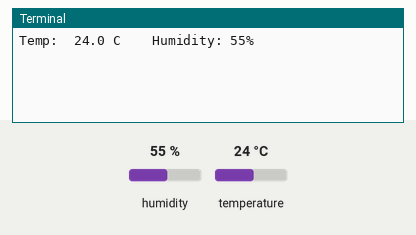
Recording of a program running on a simulated Raspberry Pi (BCM pin numbers). Shown: the last lines printed to the terminal. Inputs (shaded band) come from the test bench; at power-on: humidity 55 %, temperature 24 °C.

Above: at 1.2 s.
1.3 s: humidity set to 22 %
At 3.9 s:
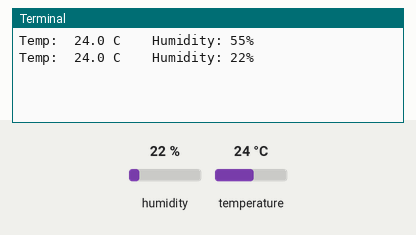
4.3 s: temperature set to 12 °C
At 5.1 s:
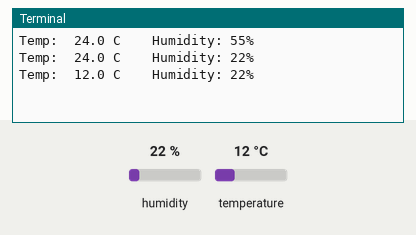
7.3 s: humidity set to 40 %
At 9.9 s:
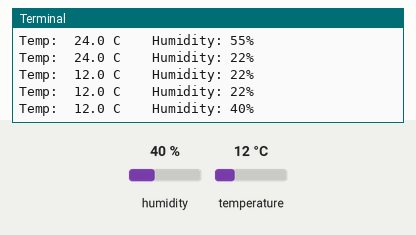
Timing chart, 0 to 11.4 s (numbered marks = the images above; inputs shaded):
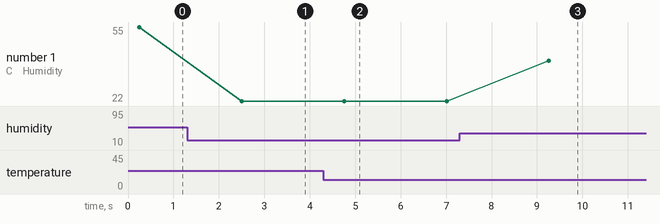

The program:

_____.py
```python
# 温湿度传感器
# pip install adafruit-circuitpython-dht

import adafruit_dht
import board
import time

dhtDevice = adafruit_dht.DHT11(board.D18) # DHT11传感器, 连接到GPIO18

while True:
    try:
        temperature_c = dhtDevice.temperature        # 温度
        humidity = dhtDevice.humidity                # 湿度
        print("Temp:  {:.1f} C    Humidity: {}% ".format(temperature_c, humidity))

    except RuntimeError as error:               # 读取数据出错
        print(error.args[0])                    # 打印错误信息
        time.sleep(2.0)                         # 等待2秒后继续
        continue                                # 跳过本次循环
    except Exception as error:                # 其他错误
        dhtDevice.exit()                      # 释放资源
        raise error                           # 抛出错误
    time.sleep(2.0)                # 2秒更新一次数据
```

Measured:
- after the input at 1.3 s, the terminal: prints a new line after 1.2 s (image 1)
- after the input at 4.3 s, the terminal: prints a new line after 0.46 s (image 2)
- after the input at 7.3 s, the terminal: prints a new line after 2.0 s (image 3)
- plotted number 1: 55 → 22 after the input at 1.3 s, 22 → 40 after the input at 7.3 s
